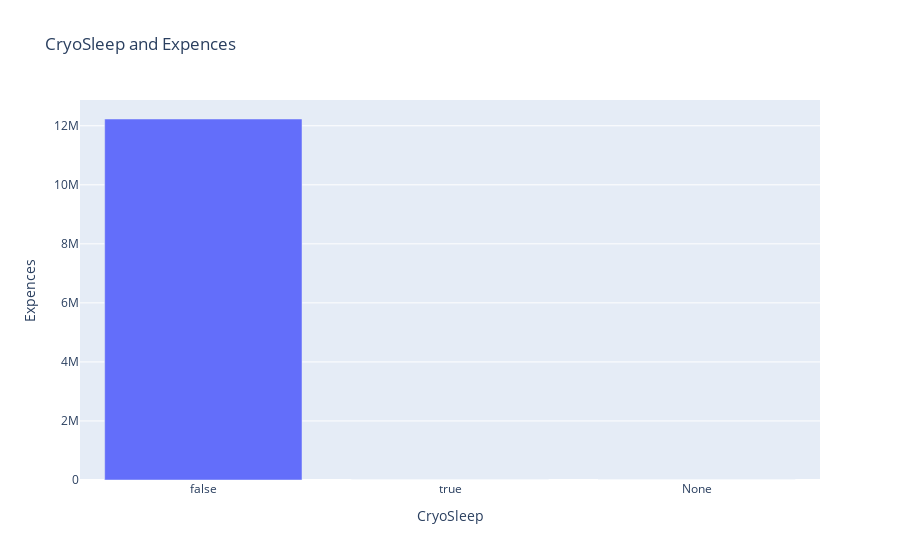

Notebook code for this chart:
### Markdown cell above
Passengers in cryo sleep don't spend money at all. We can use it to replace NaN values in Expences columns and
CryoSleep column

### Code cell
df = df_train.copy()
df["Expences"] = df[["RoomService", "FoodCourt", "ShoppingMall", "Spa", "VRDeck"]].sum(
    axis=1
)
df_grouped = df.groupby("CryoSleep")["Expences"].sum()
px.bar(df_grouped, y="Expences", title="CryoSleep and Expences")

### Figure 1 — Plotly figure (JSON) as saved in the notebook; plotly's stock layout.template omitted (floating-point values rounded to 4 significant figures)
{"data": [{"alignmentgroup": "True", "hovertemplate": "CryoSleep=%{x}<br>Expences=%{y}<extra></extra>", "legendgroup": "", "marker": {"color": "#636efa", "pattern": {"shape": ""}}, "name": "", "offsetgroup": "", "orientation": "v", "showlegend": false, "textposition": "auto", "type": "bar", "x": [false, true, "None"], "xaxis": "x", "y": [12228502, 0, 0], "yaxis": "y"}], "layout": {"barmode": "relative", "legend": {"tracegroupgap": 0}, "title": {"text": "CryoSleep and Expences"}, "xaxis": {"anchor": "y", "domain": [0, 1], "title": {"text": "CryoSleep"}}, "yaxis": {"anchor": "x", "domain": [0, 1], "title": {"text": "Expences"}}}}
